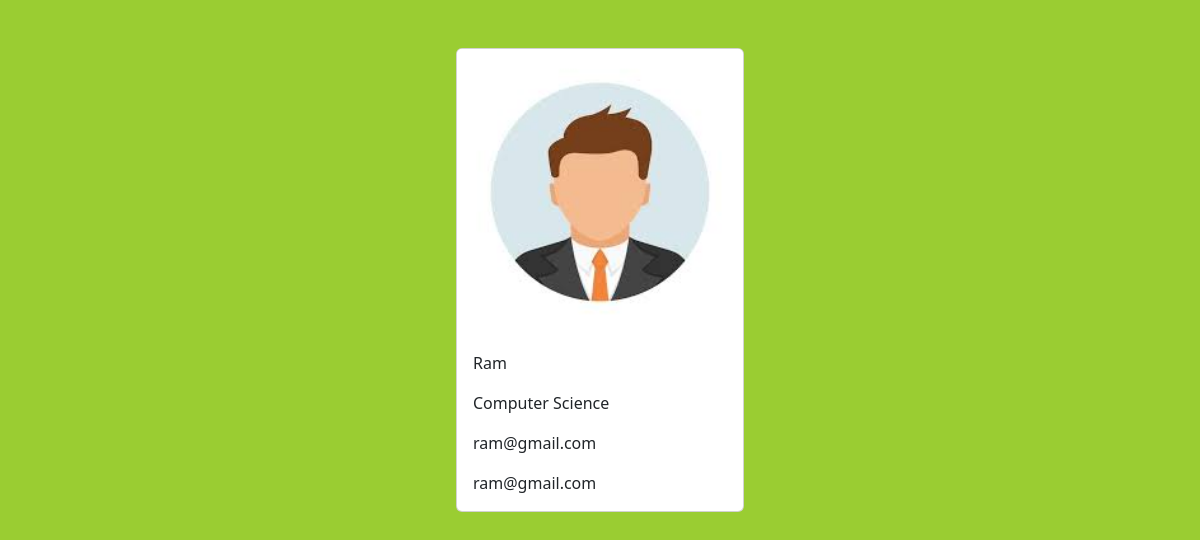
Screenshot of /student/1/ with the database file from the repository.
### student/models.py (models this page shows, shortened)
class Student(models.Model):
    Name=models.CharField(max_length=100)
    Course_Name=models.CharField(max_length=100)
    Student_Id=models.IntegerField()
    Email_address=models.EmailField(max_length=100,unique=True)
    Contact_No=models.CharField(max_length=100,blank=True)
    photo=models.ImageField(upload_to='images')
    Created_at=models.DateTimeField(auto_now_add=True)
    Updated_at=models.DateTimeField(auto_now=True)

### student/views.py (the view)
# urls.py: path('<int:pk>/',views.student_detail),
def student_detail(request,pk):
    student=get_object_or_404(Student,pk=pk)
    context={
        'student':student
    }
    return render(request,'student_detail.html',context)

### templates/student_detail.html (shortened to what this page needs)
{% load static %}
<!DOCTYPE html>
<html lang="en">
<head>
    <link href="https://cdn.jsdelivr.net/npm/bootstrap@5.3.6/dist/css/bootstrap.min.css" rel="stylesheet"
>
    <link rel="stylesheet" href="{% static '/css/style.css' %}">
</head>
<body>
    <div class="container pt-5">
        <div class="card mx-auto" style="width: 18rem;">
            <img src="{{student.photo}}" class="card-img-top" alt="...">
            <div class="card-body">
                <p class="card-text" m-0>{{student.Name}}</p>
                <p class="card-text" m-0>{{student.Course_Name}}</p>
                <p class="card-text" m-0>{{student.Email_address}}</p>
                <p class="card-text" m-0>{{student.Email_address}}</p>
            </div>
        </div>
    </div>
</body>
</html>

### studentproject/static/css/style.css (style rules this page uses)
body { background-color: yellowgreen; }

### rows the page displays
Student: photo (picture), Name "Ram", Course_Name "Computer Science", Email_address "ram@gmail.com"
